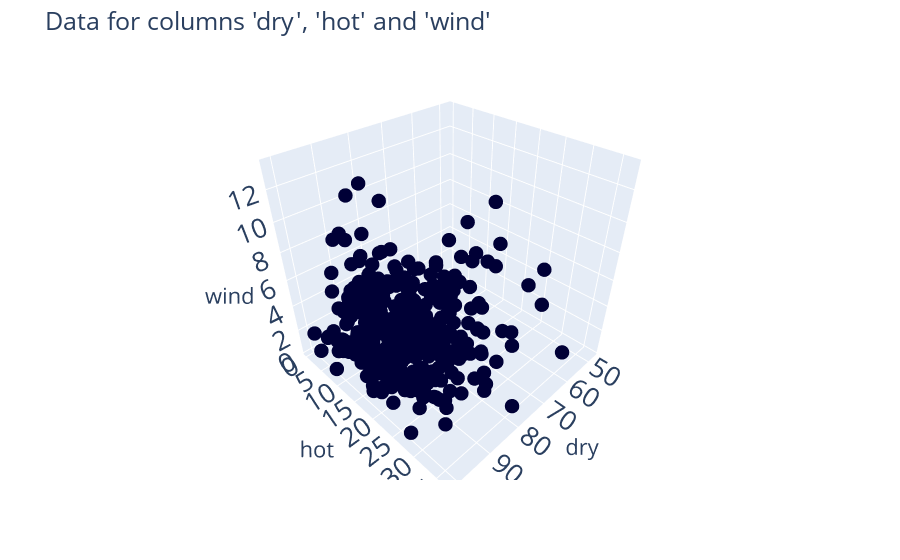

Source (notebook cell):
### Code cell
scatter_3d(df[['dry', 'hot', 'wind']])
# scatter_3d(df_normalized)

### Figure 1 — Plotly figure (JSON) as saved in the notebook; plotly's stock layout.template omitted (floating-point values rounded to 4 significant figures; data arrays with more than 128 entries replaced by an {"elided": "..."} marker saying what was removed)
{"data": [{"hovertemplate": "Data=Real<br>dry=%{x}<br>hot=%{y}<br>wind=%{z}<extra></extra>", "legendgroup": "Real", "marker": {"color": "#000036", "size": 5, "symbol": "circle"}, "mode": "markers", "name": "Real", "scene": "scene", "showlegend": true, "type": "scatter3d", "x": {"elided": "366 float values"}, "y": {"elided": "366 float values"}, "z": {"elided": "366 float values"}}], "layout": {"font": {"size": 18}, "legend": {"title": {"text": "Data"}, "tracegroupgap": 0}, "margin": {"t": 60}, "plot_bgcolor": "#F5F5F8", "scene": {"domain": {"x": [0, 1], "y": [0, 1]}, "xaxis": {"title": {"text": "dry"}}, "yaxis": {"title": {"text": "hot"}}, "zaxis": {"title": {"text": "wind"}}}, "showlegend": false, "title": {"text": "Data for columns 'dry', 'hot' and 'wind'"}}}
